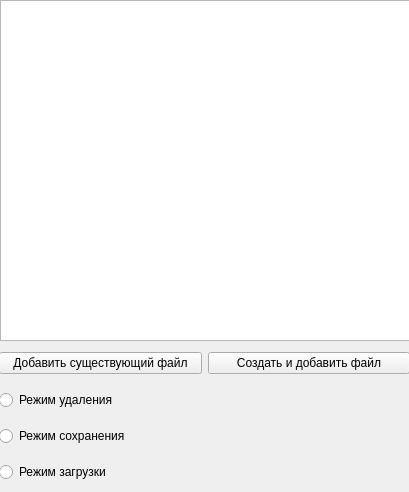
<?xml version="1.0" encoding="UTF-8"?>
<ui version="4.0">
 <class>RecentFiles</class>
 <widget class="QWidget" name="RecentFiles">
  <property name="geometry">
   <rect>
    <x>0</x>
    <y>0</y>
    <width>409</width>
    <height>492</height>
   </rect>
  </property>
  <property name="windowTitle">
   <string>File menu</string>
  </property>
  <widget class="QWidget" name="verticalLayoutWidget">
   <property name="geometry">
    <rect>
     <x>-1</x>
     <y>342</y>
     <width>411</width>
     <height>151</height>
    </rect>
   </property>
   <layout class="QVBoxLayout" name="verticalLayout">
    <item>
     <layout class="QHBoxLayout" name="horizontalLayout">
      <item>
       <widget class="QPushButton" name="addExButton">
        <property name="text">
         <string>Добавить существующий файл</string>
        </property>
       </widget>
      </item>
      <item>
       <widget class="QPushButton" name="addNewButton">
        <property name="text">
         <string>Создать и добавить файл</string>
        </property>
       </widget>
      </item>
     </layout>
    </item>
    <item>
     <widget class="QRadioButton" name="delButton">
      <property name="text">
       <string>Режим удаления</string>
      </property>
     </widget>
    </item>
    <item>
     <widget class="QRadioButton" name="saveButton">
      <property name="text">
       <string>Режим сохранения</string>
      </property>
     </widget>
    </item>
    <item>
     <widget class="QRadioButton" name="loadButton">
      <property name="text">
       <string>Режим загрузки</string>
      </property>
     </widget>
    </item>
   </layout>
  </widget>
  <widget class="QListWidget" name="listWidget">
   <property name="geometry">
    <rect>
     <x>0</x>
     <y>0</y>
     <width>411</width>
     <height>341</height>
    </rect>
   </property>
  </widget>
 </widget>
 <resources/>
 <connections/>
</ui>
